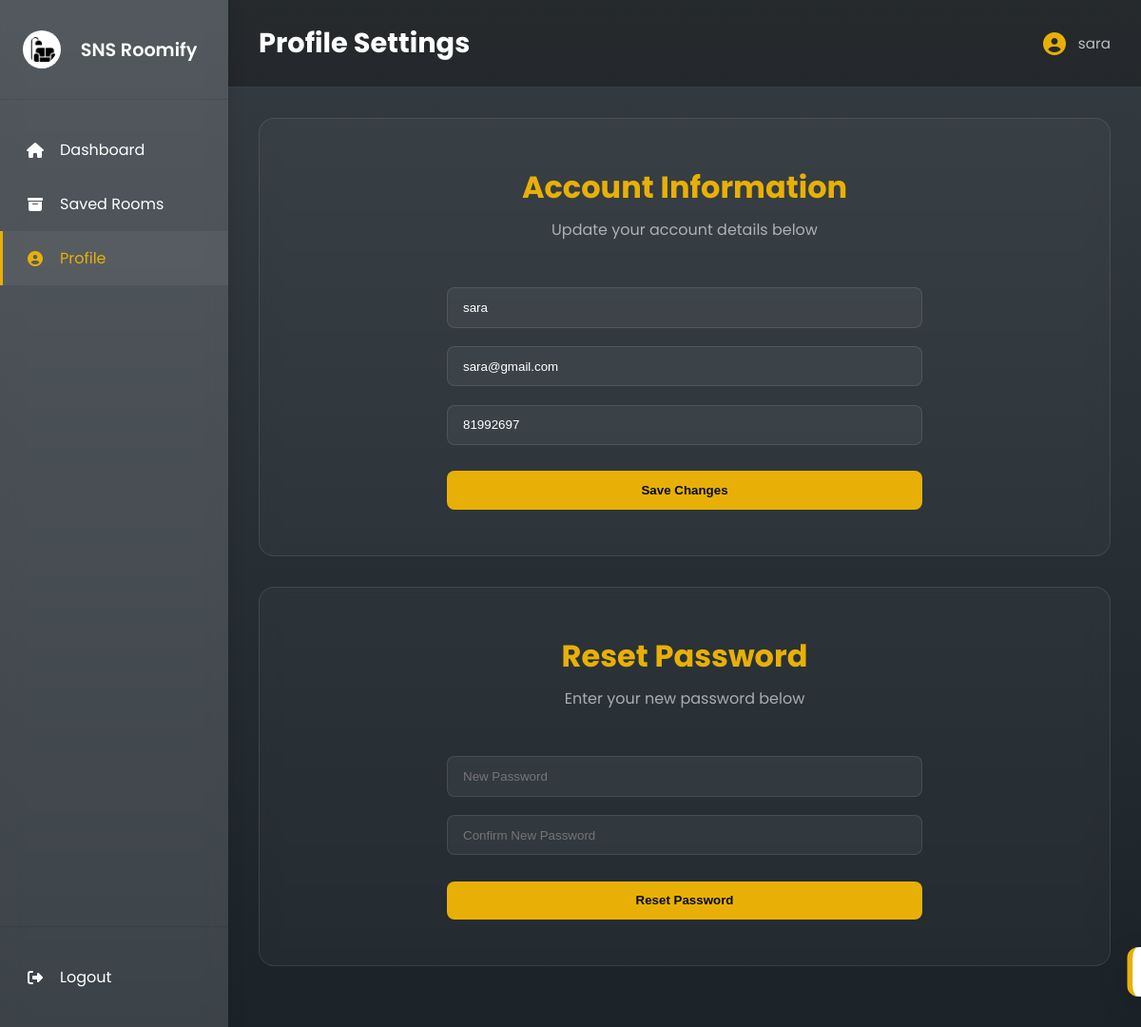
The page /profile (signed in) on the database its author committed.
### app.py (models this page shows)
class User(db.Model, UserMixin):
    id = db.Column(db.Integer, primary_key=True)
    username = db.Column(db.String(100), nullable=False)
    email = db.Column(db.String(120), unique=True, nullable=False)
    password = db.Column(db.String(100), nullable=False)
    phone = db.Column(db.String(20), nullable=False)
    is_admin = db.Column(db.Integer, default=0, nullable=False)

### app.py (the view)
@app.route("/profile")
@login_required
def profile():
    return render_template("profile.html", user=current_user, active_page="profile")

### app.py (called while the page is built)
@login_manager.user_loader
def load_user(user_id):
    return User.query.get(int(user_id))

### templates/profile.html (shortened to what this page needs)
{% extends 'base_dashboard.html' %}
{% block extra_css %}
<link rel="stylesheet" href="{{ url_for('static', filename='css/user-dashboard.css') }}" />
{% endblock %}
{% block page_heading %}Profile Settings{% endblock %}
{% block content %}
<section class="profile-section">
    <h2>Account Information</h2>
    <p>Update your account details below</p>
    <form id="profileForm" method="POST" action="/update-profile">
        <input type="text" name="username" placeholder="Username" value="{{ user.username }}" required />
        <input type="email" name="email" placeholder="Email" value="{{ user.email }}" required />
        <input type="tel" name="phone" placeholder="Phone Number" value="{{ user.phone }}" required />
        <div class="form-actions">
            <button type="submit">Save Changes</button>
        </div>
    </form>
</section>
<section class="profile-section">
    <h2>Reset Password</h2>
    <p>Enter your new password below</p>
    <form id="resetPasswordForm" method="POST" action="/reset-password">
        <input type="password" name="new_password" placeholder="New Password" required />
        <input type="password" name="confirm_password" placeholder="Confirm New Password" required />
        <div class="form-actions">
            <button type="submit">Reset Password</button>
        </div>
    </form>
</section>
{% endblock %}

### templates/base_dashboard.html (shortened to what this page needs)
<!DOCTYPE html>
<html lang="en">
<head>
    <link rel="stylesheet" href="https://cdnjs.cloudflare.com/ajax/libs/font-awesome/6.4.0/css/all.min.css">
    {% block extra_css %}{% endblock %}
</head>
<body>
    <div class="container">
        {% include 'components/sidebar.html' %}
        <main class="main-content">
            <div class="top-bar">
                <h1>{% block page_heading %}Dashboard{% endblock %}</h1>
                <div class="user-menu">
                    <i class="fas fa-user-circle"></i>
                    <span>{% block user_name %}{{ user.username }}{% endblock %}</span>
                </div>
            </div>
            <div class="page-content">
                {% block content %}{% endblock %}
            </div>
        </main>
    </div>
    <div id="toast" class="toast">
    </div>
</body>
</html>

### static/css/user-dashboard.css (style rules this page uses)
#profileForm, #resetPasswordForm { width: 100%; max-width: 500px; display: flex; flex-direction: column; gap: 1.2rem; margin-top: 1.5rem; }
#profileForm input, #resetPasswordForm input { background: rgba(255, 255, 255, 0.05); border: 1px solid rgba(255, 255, 255, 0.1); padding: 0.8rem 1rem; border-radius: 0.5rem; color: var(--color-text-light); outline: none; }
#profileForm button, #resetPasswordForm button { background: var(--color-primary); color: var(--color-bg-dark); border: none; padding: 0.8rem; border-radius: 0.5rem; font-weight: 600; cursor: pointer; margin-top: 0.5rem; }
.form-actions { display: flex; gap: 1rem; width: 100%; margin-top: 0.5rem; }
.form-actions button { flex: 1; margin-top: 0 !important; }

### static/css/dashboard-layout.css (style rules this page uses)
* { margin: 0; padding: 0; box-sizing: border-box; }
body { font-family: "Poppins", sans-serif; color: var(--color-text-light); background-image: linear-gradient(rgba(2, 11, 18, 0.8), rgba(2, 11, 18, 0.9)), url("/static/images/background-main1.jpg"); background-size: cover; background-position: center; background-attachment: fixed; }
.container { display: flex; height: 100vh; }
.main-content { flex: 1; margin-left: 240px; display: flex; flex-direction: column; background: transparent; overflow-y: auto; }
.top-bar { background: rgba(20, 20, 20, 0.45); padding: 1.5rem 2rem; display: flex; justify-content: space-between; align-items: center; border-bottom: 1px solid rgba(255, 255, 255, 0.1); backdrop-filter: blur(12px); position: sticky; top: 0; z-index: 90; }
.top-bar h1 { font-size: 1.8rem; color: var(--color-text-light); }
.user-menu { display: flex; align-items: center; gap: 0.8rem; color: rgba(255, 255, 255, 0.7); font-size: 0.95rem; }
.user-menu i { font-size: 1.5rem; color: var(--color-primary); }
.page-content { padding: 2rem; flex: 1; }
.panel-section, .welcome-box, .create-section, .saved-section, .profile-section { background: rgba(255, 255, 255, 0.03); border: 1px solid rgba(255, 255, 255, 0.1); border-radius: 1rem; padding: 2rem; margin-bottom: 2rem; backdrop-filter: blur(10px); }
.profile-section { padding: 3rem 2rem; display: flex; flex-direction: column; align-items: center; text-align: center; }
.profile-section h2 { color: var(--color-primary); font-size: 2rem; margin-bottom: 0.5rem; }
.create-section p, .profile-section p { color: rgba(255, 255, 255, 0.6); margin-bottom: 1.5rem; }
.toast { position: fixed; bottom: 2rem; right: 2rem; padding: 1rem 1.5rem; border-radius: 12px; background: #ffffff; color: #333333; box-shadow: 0 10px 30px rgba(0, 0, 0, 0.2); z-index: 10000; display: flex; align-items: center; gap: 0.75rem; font-weight: 500; transform: translateX(120%); transition: transform 0.4s cubic-bezier(0.68, -0.55, 0.265, 1.55); border-left: 6px solid var(--color-primary); }

### static/css/variables.css (style rules this page uses)
:root { --color-primary: #e8b007; --color-primary-dark: #d4a006; --color-bg-dark: #020b12; --color-text-light: #ffffff; --color-text-muted: rgba(255, 255, 255, 0.6); --color-error: #f25746; --color-success: #28a745; --border-light: 1px solid rgba(255, 255, 255, 0.1); --border-dark: 1px solid rgba(0, 0, 0, 0.1); --font-main: "Poppins", sans-serif; }

### rows shown on the page
User: username "sara", email "sara@gmail.com", phone "81992697"
